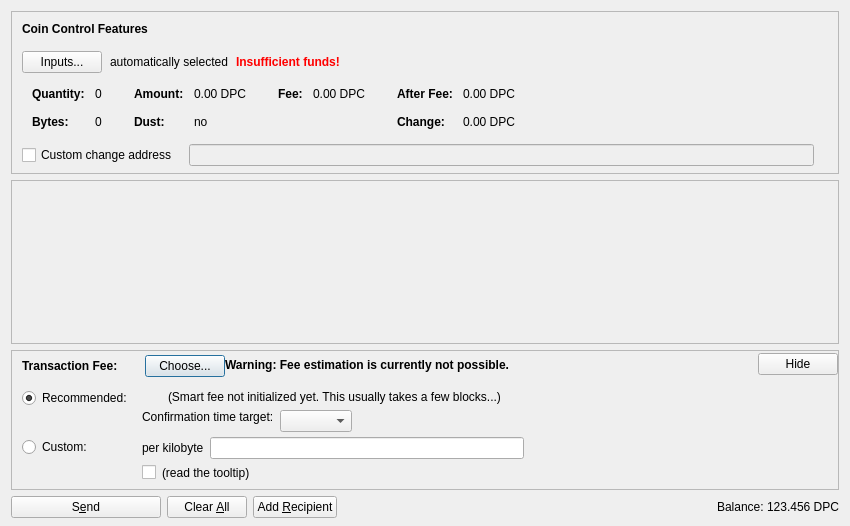
<?xml version="1.0" encoding="UTF-8"?>
<ui version="4.0">
 <class>SendCoinsDialog</class>
 <widget class="QDialog" name="SendCoinsDialog">
  <property name="geometry">
   <rect>
    <x>0</x>
    <y>0</y>
    <width>850</width>
    <height>526</height>
   </rect>
  </property>
  <property name="windowTitle">
   <string>Send Coins</string>
  </property>
  <layout class="QVBoxLayout" name="verticalLayout" stretch="0,1,0,0">
   <property name="bottomMargin">
    <number>8</number>
   </property>
   <item>
    <widget class="QFrame" name="frameCoinControl">
     <property name="sizePolicy">
      <sizepolicy hsizetype="Expanding" vsizetype="Expanding">
       <horstretch>0</horstretch>
       <verstretch>0</verstretch>
      </sizepolicy>
     </property>
     <property name="maximumSize">
      <size>
       <width>16777215</width>
       <height>16777215</height>
      </size>
     </property>
     <property name="frameShape">
      <enum>QFrame::StyledPanel</enum>
     </property>
     <property name="frameShadow">
      <enum>QFrame::Sunken</enum>
     </property>
     <layout class="QVBoxLayout" name="verticalLayoutCoinControl2">
      <property name="spacing">
       <number>0</number>
      </property>
      <property name="leftMargin">
       <number>0</number>
      </property>
      <property name="topMargin">
       <number>0</number>
      </property>
      <property name="rightMargin">
       <number>0</number>
      </property>
      <property name="bottomMargin">
       <number>6</number>
      </property>
      <item>
       <layout class="QVBoxLayout" name="verticalLayoutCoinControl" stretch="0,0,0,0,1">
        <property name="spacing">
         <number>0</number>
        </property>
        <property name="leftMargin">
         <number>10</number>
        </property>
        <property name="topMargin">
         <number>10</number>
        </property>
        <item>
         <layout class="QHBoxLayout" name="horizontalLayoutCoinControl1">
          <property name="bottomMargin">
           <number>15</number>
          </property>
          <item>
           <widget class="QLabel" name="labelCoinControlFeatures">
            <property name="sizePolicy">
             <sizepolicy hsizetype="Preferred" vsizetype="Maximum">
              <horstretch>0</horstretch>
              <verstretch>0</verstretch>
             </sizepolicy>
            </property>
            <property name="font">
             <font>
              <weight>75</weight>
              <bold>true</bold>
             </font>
            </property>
            <property name="styleSheet">
             <string notr="true">font-weight:bold;</string>
            </property>
            <property name="text">
             <string>Coin Control Features</string>
            </property>
           </widget>
          </item>
         </layout>
        </item>
        <item>
         <layout class="QHBoxLayout" name="horizontalLayoutCoinControl2" stretch="0,0,0,0">
          <property name="spacing">
           <number>8</number>
          </property>
          <property name="bottomMargin">
           <number>10</number>
          </property>
          <item>
           <widget class="QPushButton" name="pushButtonCoinControl">
            <property name="styleSheet">
             <string notr="true"/>
            </property>
            <property name="text">
             <string>Inputs...</string>
            </property>
            <property name="autoDefault">
             <bool>false</bool>
            </property>
           </widget>
          </item>
          <item>
           <widget class="QLabel" name="labelCoinControlAutomaticallySelected">
            <property name="text">
             <string>automatically selected</string>
            </property>
            <property name="margin">
             <number>5</number>
            </property>
           </widget>
          </item>
          <item>
           <widget class="QLabel" name="labelCoinControlInsuffFunds">
            <property name="font">
             <font>
              <weight>75</weight>
              <bold>true</bold>
             </font>
            </property>
            <property name="styleSheet">
             <string notr="true">color:red;font-weight:bold;</string>
            </property>
            <property name="text">
             <string>Insufficient funds!</string>
            </property>
            <property name="margin">
             <number>5</number>
            </property>
           </widget>
          </item>
          <item>
           <spacer name="horizontalSpacerCoinControl">
            <property name="orientation">
             <enum>Qt::Horizontal</enum>
            </property>
            <property name="sizeHint" stdset="0">
             <size>
              <width>40</width>
              <height>1</height>
             </size>
            </property>
           </spacer>
          </item>
         </layout>
        </item>
        <item>
         <widget class="QWidget" name="widgetCoinControl" native="true">
          <property name="sizePolicy">
           <sizepolicy hsizetype="Preferred" vsizetype="Preferred">
            <horstretch>0</horstretch>
            <verstretch>0</verstretch>
           </sizepolicy>
          </property>
          <property name="minimumSize">
           <size>
            <width>0</width>
            <height>0</height>
           </size>
          </property>
          <property name="styleSheet">
           <string notr="true"/>
          </property>
          <layout class="QHBoxLayout" name="horizontalLayoutCoinControl5">
           <property name="leftMargin">
            <number>0</number>
           </property>
           <property name="topMargin">
            <number>0</number>
           </property>
           <property name="rightMargin">
            <number>0</number>
           </property>
           <property name="bottomMargin">
            <number>0</number>
           </property>
           <item>
            <layout class="QHBoxLayout" name="horizontalLayoutCoinControl3" stretch="0,0,0,1">
             <property name="spacing">
              <number>20</number>
             </property>
             <property name="topMargin">
              <number>0</number>
             </property>
             <property name="bottomMargin">
              <number>10</number>
             </property>
             <item>
              <layout class="QFormLayout" name="formLayoutCoinControl1">
               <property name="horizontalSpacing">
                <number>10</number>
               </property>
               <property name="verticalSpacing">
                <number>14</number>
               </property>
               <property name="leftMargin">
                <number>10</number>
               </property>
               <property name="topMargin">
                <number>4</number>
               </property>
               <property name="rightMargin">
                <number>6</number>
               </property>
               <item row="0" column="0">
                <widget class="QLabel" name="labelCoinControlQuantityText">
                 <property name="font">
                  <font>
                   <weight>75</weight>
                   <bold>true</bold>
                  </font>
                 </property>
                 <property name="text">
                  <string>Quantity:</string>
                 </property>
                 <property name="margin">
                  <number>0</number>
                 </property>
                </widget>
               </item>
               <item row="0" column="1">
                <widget class="QLabel" name="labelCoinControlQuantity">
                 <property name="cursor">
                  <cursorShape>IBeamCursor</cursorShape>
                 </property>
                 <property name="contextMenuPolicy">
                  <enum>Qt::ActionsContextMenu</enum>
                 </property>
                 <property name="text">
                  <string notr="true">0</string>
                 </property>
                 <property name="margin">
                  <number>0</number>
                 </property>
                 <property name="textInteractionFlags">
                  <set>Qt::LinksAccessibleByMouse|Qt::TextSelectableByKeyboard|Qt::TextSelectableByMouse</set>
                 </property>
                </widget>
               </item>
               <item row="1" column="0">
                <widget class="QLabel" name="labelCoinControlBytesText">
                 <property name="font">
                  <font>
                   <weight>75</weight>
                   <bold>true</bold>
                  </font>
                 </property>
                 <property name="text">
                  <string>Bytes:</string>
                 </property>
                </widget>
               </item>
               <item row="1" column="1">
                <widget class="QLabel" name="labelCoinControlBytes">
                 <property name="cursor">
                  <cursorShape>IBeamCursor</cursorShape>
                 </property>
                 <property name="contextMenuPolicy">
                  <enum>Qt::ActionsContextMenu</enum>
                 </property>
                 <property name="text">
                  <string notr="true">0</string>
                 </property>
                 <property name="textInteractionFlags">
                  <set>Qt::LinksAccessibleByMouse|Qt::TextSelectableByKeyboard|Qt::TextSelectableByMouse</set>
                 </property>
                </widget>
               </item>
              </layout>
             </item>
             <item>
              <layout class="QFormLayout" name="formLayoutCoinControl2">
               <property name="horizontalSpacing">
                <number>10</number>
               </property>
               <property name="verticalSpacing">
                <number>14</number>
               </property>
               <property name="leftMargin">
                <number>6</number>
               </property>
               <property name="topMargin">
                <number>4</number>
               </property>
               <property name="rightMargin">
                <number>6</number>
               </property>
               <item row="0" column="0">
                <widget class="QLabel" name="labelCoinControlAmountText">
                 <property name="font">
                  <font>
                   <weight>75</weight>
                   <bold>true</bold>
                  </font>
                 </property>
                 <property name="text">
                  <string>Amount:</string>
                 </property>
                 <property name="margin">
                  <number>0</number>
                 </property>
                </widget>
               </item>
               <item row="0" column="1">
                <widget class="QLabel" name="labelCoinControlAmount">
                 <property name="cursor">
                  <cursorShape>IBeamCursor</cursorShape>
                 </property>
                 <property name="contextMenuPolicy">
                  <enum>Qt::ActionsContextMenu</enum>
                 </property>
                 <property name="text">
                  <string notr="true">0.00 DPC</string>
                 </property>
                 <property name="textInteractionFlags">
                  <set>Qt::LinksAccessibleByMouse|Qt::TextSelectableByKeyboard|Qt::TextSelectableByMouse</set>
                 </property>
                </widget>
               </item>
               <item row="1" column="0">
                <widget class="QLabel" name="labelCoinControlLowOutputText">
                 <property name="font">
                  <font>
                   <weight>75</weight>
                   <bold>true</bold>
                  </font>
                 </property>
                 <property name="text">
                  <string>Dust:</string>
                 </property>
                </widget>
               </item>
               <item row="1" column="1">
                <widget class="QLabel" name="labelCoinControlLowOutput">
                 <property name="cursor">
                  <cursorShape>IBeamCursor</cursorShape>
                 </property>
                 <property name="contextMenuPolicy">
                  <enum>Qt::ActionsContextMenu</enum>
                 </property>
                 <property name="text">
                  <string notr="true">no</string>
                 </property>
                 <property name="textInteractionFlags">
                  <set>Qt::LinksAccessibleByMouse|Qt::TextSelectableByKeyboard|Qt::TextSelectableByMouse</set>
                 </property>
                </widget>
               </item>
              </layout>
             </item>
             <item>
              <layout class="QFormLayout" name="formLayoutCoinControl3">
               <property name="horizontalSpacing">
                <number>10</number>
               </property>
               <property name="verticalSpacing">
                <number>14</number>
               </property>
               <property name="leftMargin">
                <number>6</number>
               </property>
               <property name="topMargin">
                <number>4</number>
               </property>
               <property name="rightMargin">
                <number>6</number>
               </property>
               <item row="0" column="0">
                <widget class="QLabel" name="labelCoinControlFeeText">
                 <property name="font">
                  <font>
                   <weight>75</weight>
                   <bold>true</bold>
                  </font>
                 </property>
                 <property name="text">
                  <string>Fee:</string>
                 </property>
                 <property name="margin">
                  <number>0</number>
                 </property>
                </widget>
               </item>
               <item row="0" column="1">
                <widget class="QLabel" name="labelCoinControlFee">
                 <property name="cursor">
                  <cursorShape>IBeamCursor</cursorShape>
                 </property>
                 <property name="contextMenuPolicy">
                  <enum>Qt::ActionsContextMenu</enum>
                 </property>
                 <property name="text">
                  <string notr="true">0.00 DPC</string>
                 </property>
                 <property name="textInteractionFlags">
                  <set>Qt::LinksAccessibleByMouse|Qt::TextSelectableByKeyboard|Qt::TextSelectableByMouse</set>
                 </property>
                </widget>
               </item>
              </layout>
             </item>
             <item>
              <layout class="QFormLayout" name="formLayoutCoinControl4">
               <property name="horizontalSpacing">
                <number>10</number>
               </property>
               <property name="verticalSpacing">
                <number>14</number>
               </property>
               <property name="leftMargin">
                <number>6</number>
               </property>
               <property name="topMargin">
                <number>4</number>
               </property>
               <property name="rightMargin">
                <number>6</number>
               </property>
               <item row="0" column="0">
                <widget class="QLabel" name="labelCoinControlAfterFeeText">
                 <property name="font">
                  <font>
                   <weight>75</weight>
                   <bold>true</bold>
                  </font>
                 </property>
                 <property name="text">
                  <string>After Fee:</string>
                 </property>
                 <property name="margin">
                  <number>0</number>
                 </property>
                </widget>
               </item>
               <item row="0" column="1">
                <widget class="QLabel" name="labelCoinControlAfterFee">
                 <property name="cursor">
                  <cursorShape>IBeamCursor</cursorShape>
                 </property>
                 <property name="contextMenuPolicy">
                  <enum>Qt::ActionsContextMenu</enum>
                 </property>
                 <property name="text">
                  <string notr="true">0.00 DPC</string>
                 </property>
                 <property name="textInteractionFlags">
                  <set>Qt::LinksAccessibleByMouse|Qt::TextSelectableByKeyboard|Qt::TextSelectableByMouse</set>
                 </property>
                </widget>
               </item>
               <item row="1" column="0">
                <widget class="QLabel" name="labelCoinControlChangeText">
                 <property name="font">
                  <font>
                   <weight>75</weight>
                   <bold>true</bold>
                  </font>
                 </property>
                 <property name="text">
                  <string>Change:</string>
                 </property>
                </widget>
               </item>
               <item row="1" column="1">
                <widget class="QLabel" name="labelCoinControlChange">
                 <property name="cursor">
                  <cursorShape>IBeamCursor</cursorShape>
                 </property>
                 <property name="contextMenuPolicy">
                  <enum>Qt::ActionsContextMenu</enum>
                 </property>
                 <property name="text">
                  <string notr="true">0.00 DPC</string>
                 </property>
                 <property name="textInteractionFlags">
                  <set>Qt::LinksAccessibleByMouse|Qt::TextSelectableByKeyboard|Qt::TextSelectableByMouse</set>
                 </property>
                </widget>
               </item>
              </layout>
             </item>
            </layout>
           </item>
          </layout>
         </widget>
        </item>
        <item>
         <layout class="QHBoxLayout" name="horizontalLayoutCoinControl4" stretch="0,0,0">
          <property name="spacing">
           <number>12</number>
          </property>
          <property name="sizeConstraint">
           <enum>QLayout::SetDefaultConstraint</enum>
          </property>
          <property name="topMargin">
           <number>5</number>
          </property>
          <property name="rightMargin">
           <number>5</number>
          </property>
          <item>
           <widget class="QCheckBox" name="checkBoxCoinControlChange">
            <property name="toolTip">
             <string>If this is activated, but the change address is empty or invalid, change will be sent to a newly generated address.</string>
            </property>
            <property name="text">
             <string>Custom change address</string>
            </property>
           </widget>
          </item>
          <item>
           <widget class="QValidatedLineEdit" name="lineEditCoinControlChange">
            <property name="enabled">
             <bool>false</bool>
            </property>
            <property name="sizePolicy">
             <sizepolicy hsizetype="Expanding" vsizetype="Fixed">
              <horstretch>0</horstretch>
              <verstretch>0</verstretch>
             </sizepolicy>
            </property>
           </widget>
          </item>
          <item>
           <widget class="QLabel" name="labelCoinControlChangeLabel">
            <property name="sizePolicy">
             <sizepolicy hsizetype="Preferred" vsizetype="Expanding">
              <horstretch>0</horstretch>
              <verstretch>0</verstretch>
             </sizepolicy>
            </property>
            <property name="minimumSize">
             <size>
              <width>0</width>
              <height>0</height>
             </size>
            </property>
            <property name="text">
             <string/>
            </property>
            <property name="margin">
             <number>3</number>
            </property>
           </widget>
          </item>
         </layout>
        </item>
        <item>
         <spacer name="verticalSpacerCoinControl">
          <property name="orientation">
           <enum>Qt::Vertical</enum>
          </property>
          <property name="sizeHint" stdset="0">
           <size>
            <width>800</width>
            <height>1</height>
           </size>
          </property>
         </spacer>
        </item>
       </layout>
      </item>
     </layout>
    </widget>
   </item>
   <item>
    <widget class="QScrollArea" name="scrollArea">
     <property name="widgetResizable">
      <bool>true</bool>
     </property>
     <widget class="QWidget" name="scrollAreaWidgetContents">
      <property name="geometry">
       <rect>
        <x>0</x>
        <y>0</y>
        <width>830</width>
        <height>104</height>
       </rect>
      </property>
      <layout class="QVBoxLayout" name="verticalLayout_2" stretch="0,1">
       <property name="leftMargin">
        <number>0</number>
       </property>
       <property name="topMargin">
        <number>0</number>
       </property>
       <property name="rightMargin">
        <number>0</number>
       </property>
       <property name="bottomMargin">
        <number>0</number>
       </property>
       <item>
        <layout class="QVBoxLayout" name="entries">
         <property name="spacing">
          <number>6</number>
         </property>
        </layout>
       </item>
       <item>
        <spacer name="verticalSpacer">
         <property name="orientation">
          <enum>Qt::Vertical</enum>
         </property>
         <property name="sizeHint" stdset="0">
          <size>
           <width>20</width>
           <height>40</height>
          </size>
         </property>
        </spacer>
       </item>
      </layout>
     </widget>
    </widget>
   </item>
   <item>
    <widget class="QFrame" name="frameFee">
     <property name="sizePolicy">
      <sizepolicy hsizetype="Expanding" vsizetype="Expanding">
       <horstretch>0</horstretch>
       <verstretch>0</verstretch>
      </sizepolicy>
     </property>
     <property name="maximumSize">
      <size>
       <width>16777215</width>
       <height>16777215</height>
      </size>
     </property>
     <property name="frameShape">
      <enum>QFrame::StyledPanel</enum>
     </property>
     <property name="frameShadow">
      <enum>QFrame::Sunken</enum>
     </property>
     <layout class="QVBoxLayout" name="verticalLayoutFee1">
      <property name="spacing">
       <number>0</number>
      </property>
      <property name="leftMargin">
       <number>0</number>
      </property>
      <property name="topMargin">
       <number>0</number>
      </property>
      <property name="rightMargin">
       <number>0</number>
      </property>
      <property name="bottomMargin">
       <number>0</number>
      </property>
      <item>
       <layout class="QVBoxLayout" name="verticalLayoutFee2" stretch="0,0,0">
        <property name="spacing">
         <number>0</number>
        </property>
        <property name="leftMargin">
         <number>10</number>
        </property>
        <property name="topMargin">
         <number>0</number>
        </property>
        <item>
         <layout class="QHBoxLayout" name="horizontalLayoutFee1">
          <property name="bottomMargin">
           <number>0</number>
          </property>
          <item>
           <layout class="QVBoxLayout" name="verticalLayoutFee7">
            <property name="spacing">
             <number>0</number>
            </property>
            <item>
             <spacer name="verticalSpacerSmartFee">
              <property name="orientation">
               <enum>Qt::Vertical</enum>
              </property>
              <property name="sizeType">
               <enum>QSizePolicy::Fixed</enum>
              </property>
              <property name="sizeHint" stdset="0">
               <size>
                <width>1</width>
                <height>4</height>
               </size>
              </property>
             </spacer>
            </item>
            <item>
             <layout class="QHBoxLayout" name="horizontalLayoutSmartFee">
              <property name="spacing">
               <number>10</number>
              </property>
              <item>
               <widget class="QLabel" name="labelFeeHeadline">
                <property name="sizePolicy">
                 <sizepolicy hsizetype="Preferred" vsizetype="Maximum">
                  <horstretch>0</horstretch>
                  <verstretch>0</verstretch>
                 </sizepolicy>
                </property>
                <property name="font">
                 <font>
                  <weight>75</weight>
                  <bold>true</bold>
                 </font>
                </property>
                <property name="styleSheet">
                 <string notr="true">font-weight:bold;</string>
                </property>
                <property name="text">
                 <string>Transaction Fee:</string>
                </property>
               </widget>
              </item>
              <item>
               <widget class="QLabel" name="labelFeeMinimized">
                <property name="text">
                 <string/>
                </property>
               </widget>
              </item>
              <item>
               <widget class="QPushButton" name="buttonChooseFee">
                <property name="text">
                 <string>Choose...</string>
                </property>
               </widget>
              </item>
             </layout>
            </item>
            <item>
             <spacer name="verticalSpacer_5">
              <property name="orientation">
               <enum>Qt::Vertical</enum>
              </property>
              <property name="sizeHint" stdset="0">
               <size>
                <width>1</width>
                <height>1</height>
               </size>
              </property>
             </spacer>
            </item>
           </layout>
          </item>
          <item>
           <widget class="QLabel" name="fallbackFeeWarningLabel">
            <property name="toolTip">
             <string>Using the fallbackfee can result in sending a transaction that will take several hours or days (or never) to confirm. Consider choosing your fee manually or wait until you have validated the complete chain.</string>
            </property>
            <property name="font">
            <font>
                <weight>75</weight>
                <bold>true</bold>
            </font>
            </property>
            <property name="text">
             <string>Warning: Fee estimation is currently not possible.</string>
            </property>
            <property name="wordWrap">
             <bool>false</bool>
            </property>
           </widget>
          </item>
          <item>
           <spacer name="horizontalSpacer_4">
            <property name="orientation">
             <enum>Qt::Horizontal</enum>
            </property>
            <property name="sizeType">
             <enum>QSizePolicy::MinimumExpanding</enum>
            </property>
            <property name="sizeHint" stdset="0">
             <size>
              <width>40</width>
              <height>20</height>
             </size>
            </property>
           </spacer>
          </item>
          <item>
           <widget class="QPushButton" name="buttonMinimizeFee">
            <property name="toolTip">
             <string>collapse fee-settings</string>
            </property>
            <property name="text">
             <string>Hide</string>
            </property>
           </widget>
          </item>
         </layout>
        </item>
        <item>
         <widget class="QFrame" name="frameFeeSelection">
          <layout class="QVBoxLayout" name="verticalLayoutFee12">
           <property name="spacing">
            <number>0</number>
           </property>
           <property name="leftMargin">
            <number>0</number>
           </property>
           <property name="topMargin">
            <number>0</number>
           </property>
           <property name="rightMargin">
            <number>0</number>
           </property>
           <property name="bottomMargin">
            <number>0</number>
           </property>
           <item>
            <layout class="QGridLayout" name="gridLayoutFee">
             <property name="topMargin">
              <number>10</number>
             </property>
             <property name="bottomMargin">
              <number>4</number>
             </property>
             <property name="horizontalSpacing">
              <number>10</number>
             </property>
             <property name="verticalSpacing">
              <number>4</number>
             </property>
             <item row="1" column="1">
              <layout class="QVBoxLayout" name="verticalLayoutFee8">
               <property name="spacing">
                <number>6</number>
               </property>
               <item>
                <layout class="QHBoxLayout" name="horizontalLayoutFee13">
                 <item>
                  <widget class="QLabel" name="labelCustomPerKilobyte">
                   <property name="toolTip">
                    <string>If the custom fee is set to 1000 satoshis and the transaction is only 250 bytes, then &quot;per kilobyte&quot; only pays 250 satoshis in fee, while &quot;total at least&quot; pays 1000 satoshis. For transactions bigger than a kilobyte both pay by kilobyte.</string>
                   </property>
                   <property name="text">
                    <string>per kilobyte</string>
                   </property>
                  </widget>
                 </item>
                 <item>
                  <widget class="BitcoinAmountField" name="customFee"/>
                 </item>
                 <item>
                  <spacer name="horizontalSpacer_6">
                   <property name="orientation">
                    <enum>Qt::Horizontal</enum>
                   </property>
                   <property name="sizeHint" stdset="0">
                    <size>
                     <width>1</width>
                     <height>1</height>
                    </size>
                   </property>
                  </spacer>
                 </item>
                </layout>
               </item>
               <item>
                <layout class="QHBoxLayout" name="horizontalLayoutFee8">
                 <item>
                  <widget class="QCheckBox" name="checkBoxMinimumFee">
                   <property name="toolTip">
                    <string>Paying only the minimum fee is just fine as long as there is less transaction volume than space in the blocks. But be aware that this can end up in a never confirming transaction once there is more demand for defiprofitcoin transactions than the network can process.</string>
                   </property>
                   <property name="text">
                    <string/>
                   </property>
                  </widget>
                 </item>
                 <item>
                  <widget class="QLabel" name="labelMinFeeWarning">
                   <property name="enabled">
                    <bool>true</bool>
                   </property>
                   <property name="toolTip">
                    <string>Paying only the minimum fee is just fine as long as there is less transaction volume than space in the blocks. But be aware that this can end up in a never confirming transaction once there is more demand for defiprofitcoin transactions than the network can process.</string>
                   </property>
                   <property name="text">
                    <string>(read the tooltip)</string>
                   </property>
                   <property name="margin">
                    <number>5</number>
                   </property>
                  </widget>
                 </item>
                 <item>
                  <spacer name="horizontalSpacer_2">
                   <property name="orientation">
                    <enum>Qt::Horizontal</enum>
                   </property>
                   <property name="sizeHint" stdset="0">
                    <size>
                     <width>1</width>
                     <height>1</height>
                    </size>
                   </property>
                  </spacer>
                 </item>
                </layout>
               </item>
              </layout>
             </item>
             <item row="0" column="0">
              <layout class="QVBoxLayout" name="verticalLayoutFee4" stretch="0,1">
               <item>
                <widget class="QRadioButton" name="radioSmartFee">
                 <property name="text">
                  <string>Recommended:</string>
                 </property>
                 <property name="checked">
                  <bool>true</bool>
                 </property>
                 <attribute name="buttonGroup">
                  <string notr="true">groupFee</string>
                 </attribute>
                </widget>
               </item>
               <item>
                <spacer name="verticalSpacer_2">
                 <property name="orientation">
                  <enum>Qt::Vertical</enum>
                 </property>
                 <property name="sizeHint" stdset="0">
                  <size>
                   <width>1</width>
                   <height>1</height>
                  </size>
                 </property>
                </spacer>
               </item>
              </layout>
             </item>
             <item row="1" column="0">
              <layout class="QVBoxLayout" name="verticalLayoutFee9" stretch="0,1">
               <item>
                <widget class="QRadioButton" name="radioCustomFee">
                 <property name="text">
                  <string>Custom:</string>
                 </property>
                 <attribute name="buttonGroup">
                  <string notr="true">groupFee</string>
                 </attribute>
                </widget>
               </item>
               <item>
                <spacer name="verticalSpacer_6">
                 <property name="orientation">
                  <enum>Qt::Vertical</enum>
                 </property>
                 <property name="sizeHint" stdset="0">
                  <size>
                   <width>1</width>
                   <height>1</height>
                  </size>
                 </property>
                </spacer>
               </item>
              </layout>
             </item>
             <item row="0" column="1">
              <layout class="QVBoxLayout" name="verticalLayoutFee3" stretch="0,0,1">
               <property name="spacing">
                <number>6</number>
               </property>
               <property name="topMargin">
                <number>2</number>
               </property>
               <item>
                <layout class="QHBoxLayout" name="horizontalLayoutFee12">
                 <item>
                  <widget class="QLabel" name="labelSmartFee">
                   <property name="text">
                    <string/>
                   </property>
                   <property name="margin">
                    <number>2</number>
                   </property>
                  </widget>
                 </item>
                 <item>
                  <widget class="QLabel" name="labelFeeEstimation">
                   <property name="text">
                    <string/>
                   </property>
                  </widget>
                 </item>
                 <item>
                  <widget class="QLabel" name="labelSmartFee2">
                   <property name="text">
                    <string>(Smart fee not initialized yet. This usually takes a few blocks...)</string>
                   </property>
                   <property name="margin">
                    <number>2</number>
                   </property>
                  </widget>
                 </item>
                 <item>
                  <spacer name="horizontalSpacer_5">
                   <property name="orientation">
                    <enum>Qt::Horizontal</enum>
                   </property>
                   <property name="sizeHint" stdset="0">
                    <size>
                     <width>1</width>
                     <height>1</height>
                    </size>
                   </property>
                  </spacer>
                 </item>
                </layout>
               </item>
               <item>
                <layout class="QHBoxLayout" name="horizontalLayoutFee9">
                 <item>
                  <layout class="QVBoxLayout" name="verticalLayoutFee6">
                   <item>
                    <widget class="QLabel" name="labelSmartFee3">
                     <property name="text">
                      <string>Confirmation time target:</string>
                     </property>
                     <property name="margin">
                      <number>2</number>
                     </property>
                    </widget>
                   </item>
                   <item>
                    <spacer name="verticalSpacer_3">
                     <property name="orientation">
                      <enum>Qt::Vertical</enum>
                     </property>
                     <property name="sizeHint" stdset="0">
                      <size>
                       <width>1</width>
                       <height>1</height>
                      </size>
                     </property>
                    </spacer>
                   </item>
                  </layout>
                 </item>
                 <item>
                  <layout class="QVBoxLayout" name="verticalLayoutFee5">
                   <property name="rightMargin">
                    <number>30</number>
                   </property>
                   <item>
                    <layout class="QHBoxLayout" name="horizontalLayoutConfTarget">
                     <property name="bottomMargin">
                      <number>0</number>
                     </property>
                     <item>
                      <widget class="QComboBox" name="confTargetSelector"/>
                     </item>
                     <item>
                      <spacer name="horizontalSpacerConfTarget">
                       <property name="orientation">
                        <enum>Qt::Horizontal</enum>
                       </property>
                       <property name="sizeHint" stdset="0">
                        <size>
                         <width>40</width>
                         <height>20</height>
                        </size>
                       </property>
                      </spacer>
                     </item>
                    </layout>
                   </item>
                  </layout>
                 </item>
                </layout>
               </item>
               <item>
                <spacer name="verticalSpacer_4">
                 <property name="orientation">
                  <enum>Qt::Vertical</enum>
                 </property>
                 <property name="sizeHint" stdset="0">
                  <size>
                   <width>1</width>
                   <height>1</height>
                  </size>
                 </property>
                </spacer>
               </item>
              </layout>
             </item>
            </layout>
           </item>
          </layout>
         </widget>
        </item>
        <item>
         <spacer name="verticalSpacerFee">
          <property name="orientation">
           <enum>Qt::Vertical</enum>
          </property>
          <property name="sizeHint" stdset="0">
           <size>
            <width>40</width>
            <height>5</height>
           </size>
          </property>
         </spacer>
        </item>
       </layout>
      </item>
     </layout>
    </widget>
   </item>
   <item>
    <layout class="QHBoxLayout" name="horizontalLayout">
     <item>
      <widget class="QPushButton" name="sendButton">
       <property name="minimumSize">
        <size>
         <width>150</width>
         <height>0</height>
        </size>
       </property>
       <property name="toolTip">
        <string>Confirm the send action</string>
       </property>
       <property name="text">
        <string>S&amp;end</string>
       </property>
       <property name="icon">
        <iconset resource="../bitcoin.qrc">
         <normaloff>:/icons/send</normaloff>:/icons/send</iconset>
       </property>
       <property name="autoDefault">
        <bool>false</bool>
       </property>
       <property name="default">
        <bool>false</bool>
       </property>
      </widget>
     </item>
     <item>
      <widget class="QPushButton" name="clearButton">
       <property name="sizePolicy">
        <sizepolicy hsizetype="Minimum" vsizetype="Fixed">
         <horstretch>0</horstretch>
         <verstretch>0</verstretch>
        </sizepolicy>
       </property>
       <property name="toolTip">
        <string>Clear all fields of the form.</string>
       </property>
       <property name="text">
        <string>Clear &amp;All</string>
       </property>
       <property name="icon">
        <iconset resource="../bitcoin.qrc">
         <normaloff>:/icons/remove</normaloff>:/icons/remove</iconset>
       </property>
       <property name="autoDefault">
        <bool>false</bool>
       </property>
      </widget>
     </item>
     <item>
      <widget class="QPushButton" name="addButton">
       <property name="toolTip">
        <string>Send to multiple recipients at once</string>
       </property>
       <property name="text">
        <string>Add &amp;Recipient</string>
       </property>
       <property name="icon">
        <iconset resource="../bitcoin.qrc">
         <normaloff>:/icons/add</normaloff>:/icons/add</iconset>
       </property>
       <property name="autoDefault">
        <bool>false</bool>
       </property>
      </widget>
     </item>
     <item>
      <spacer name="horizontalSpacer">
       <property name="orientation">
        <enum>Qt::Horizontal</enum>
       </property>
       <property name="sizeHint" stdset="0">
        <size>
         <width>40</width>
         <height>20</height>
        </size>
       </property>
      </spacer>
     </item>
     <item>
      <layout class="QHBoxLayout" name="horizontalLayout_2">
       <property name="spacing">
        <number>3</number>
       </property>
       <item>
        <widget class="QLabel" name="label">
         <property name="sizePolicy">
          <sizepolicy hsizetype="Preferred" vsizetype="Fixed">
           <horstretch>0</horstretch>
           <verstretch>0</verstretch>
          </sizepolicy>
         </property>
         <property name="text">
          <string>Balance:</string>
         </property>
        </widget>
       </item>
       <item>
        <widget class="QLabel" name="labelBalance">
         <property name="sizePolicy">
          <sizepolicy hsizetype="Preferred" vsizetype="Fixed">
           <horstretch>0</horstretch>
           <verstretch>0</verstretch>
          </sizepolicy>
         </property>
         <property name="cursor">
          <cursorShape>IBeamCursor</cursorShape>
         </property>
         <property name="text">
          <string notr="true">123.456 DPC</string>
         </property>
         <property name="textInteractionFlags">
          <set>Qt::LinksAccessibleByMouse|Qt::TextSelectableByKeyboard|Qt::TextSelectableByMouse</set>
         </property>
        </widget>
       </item>
      </layout>
     </item>
    </layout>
   </item>
  </layout>
 </widget>
 <customwidgets>
  <customwidget>
   <class>QValidatedLineEdit</class>
   <extends>QLineEdit</extends>
   <header>qvalidatedlineedit.h</header>
  </customwidget>
  <customwidget>
   <class>BitcoinAmountField</class>
   <extends>QLineEdit</extends>
   <header>bitcoinamountfield.h</header>
   <container>1</container>
  </customwidget>
 </customwidgets>
 <resources>
  <include location="../bitcoin.qrc"/>
 </resources>
 <connections/>
 <buttongroups>
  <buttongroup name="groupFee"/>
 </buttongroups>
</ui>
